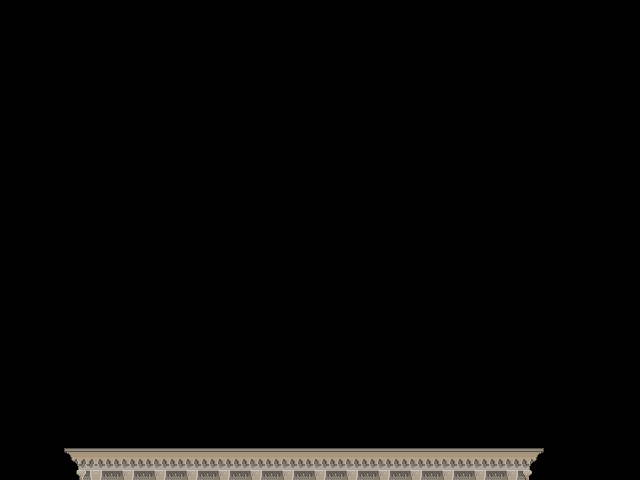

Rendered tile map (Tiled .tmx) drawn with the repository's tilesets; below, a short description and the map source with its tile grids summarised:
An orthogonal 20x15 tile map with 32x32 px tiles, 2 tile layers (collision, texture), 2 tilesets.

<map version="1.0" orientation="orthogonal" width="20" height="15" tilewidth="32" tileheight="32">
 <tileset firstgid="1" name="collisionBlock" tilewidth="32" tileheight="32">
  <image source="collisionBlock.png" width="128" height="64" />
 </tileset>
 <tileset firstgid="9" name="roof" tilewidth="32" tileheight="32">
  <image source="roof.png" width="128" height="64" />
 </tileset>
 <layer name="collision" width="20" height="15">
  <data>[300 cells, 15 non-empty, 3 distinct tile ids]</data>
 </layer>
 <layer name="texture" width="20" height="15">
  <data>[300 cells, 15 non-empty, 3 distinct tile ids]</data>
 </layer>
</map>
